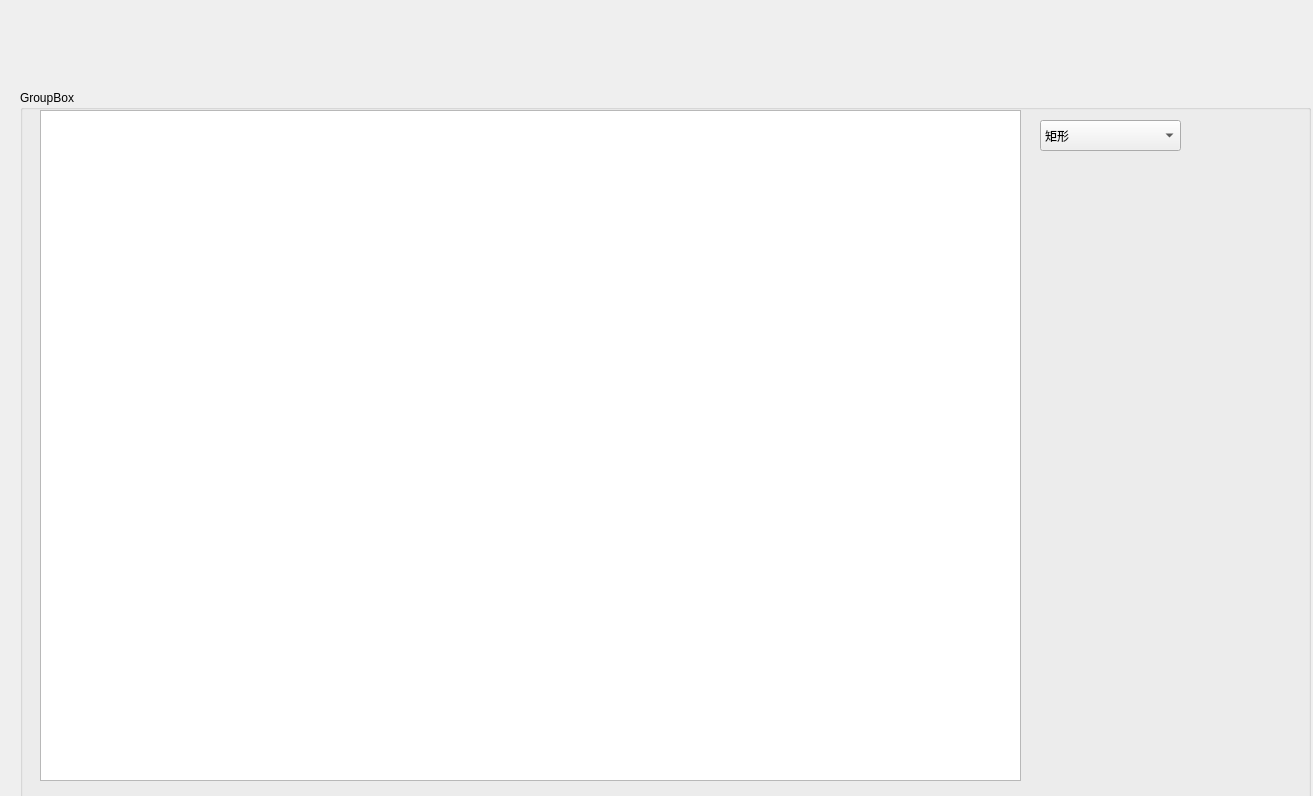
<?xml version="1.0" encoding="UTF-8"?>
<ui version="4.0">
 <class>QtDemo1Class</class>
 <widget class="QWidget" name="QtDemo1Class">
  <property name="geometry">
   <rect>
    <x>0</x>
    <y>0</y>
    <width>1313</width>
    <height>796</height>
   </rect>
  </property>
  <property name="windowTitle">
   <string>QtDemo1</string>
  </property>
  <widget class="QGroupBox" name="groupBox">
   <property name="geometry">
    <rect>
     <x>20</x>
     <y>90</y>
     <width>1291</width>
     <height>711</height>
    </rect>
   </property>
   <property name="title">
    <string>GroupBox</string>
   </property>
   <widget class="QGraphicsView" name="graphicsView">
    <property name="geometry">
     <rect>
      <x>20</x>
      <y>20</y>
      <width>981</width>
      <height>671</height>
     </rect>
    </property>
   </widget>
   <widget class="QComboBox" name="comboBox">
    <property name="geometry">
     <rect>
      <x>1020</x>
      <y>30</y>
      <width>141</width>
      <height>31</height>
     </rect>
    </property>
    <item>
     <property name="text">
      <string>矩形</string>
     </property>
    </item>
    <item>
     <property name="text">
      <string>旋转矩形</string>
     </property>
    </item>
    <item>
     <property name="text">
      <string>圆形</string>
     </property>
    </item>
    <item>
     <property name="text">
      <string>椭圆</string>
     </property>
    </item>
    <item>
     <property name="text">
      <string>圆环</string>
     </property>
    </item>
    <item>
     <property name="text">
      <string>圆弧</string>
     </property>
    </item>
    <item>
     <property name="text">
      <string>多边形</string>
     </property>
    </item>
   </widget>
  </widget>
 </widget>
 <layoutdefault spacing="6" margin="11"/>
 <resources>
  <include location="QtDemo1.qrc"/>
 </resources>
 <connections/>
</ui>
